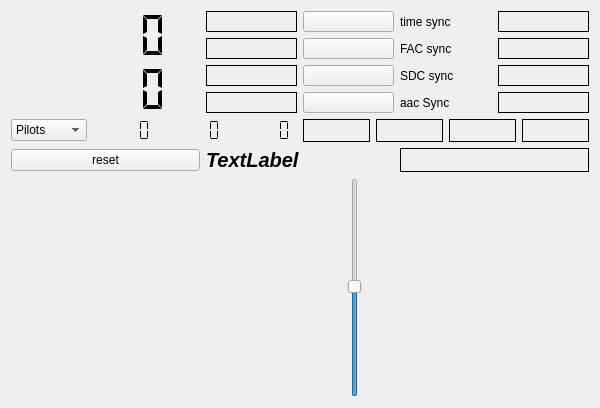
<?xml version="1.0" encoding="UTF-8"?>
<ui version="4.0">
 <class>drmdecoder</class>
 <widget class="QWidget" name="drmdecoder">
  <property name="geometry">
   <rect>
    <x>0</x>
    <y>0</y>
    <width>600</width>
    <height>408</height>
   </rect>
  </property>
  <property name="windowTitle">
   <string>drm decoder</string>
  </property>
  <layout class="QVBoxLayout" name="verticalLayout">
   <item>
    <layout class="QHBoxLayout" name="horizontalLayout">
     <item>
      <layout class="QVBoxLayout" name="verticalLayout_3">
       <item>
        <widget class="QLCDNumber" name="show_int_offset">
         <property name="toolTip">
          <string>&lt;html&gt;&lt;head/&gt;&lt;body&gt;&lt;p&gt;&amp;quot;Coarse frequency offset as measured by the software&amp;quot;&lt;/p&gt;&lt;p&gt;&lt;br/&gt;&lt;/p&gt;&lt;/body&gt;&lt;/html&gt;</string>
         </property>
         <property name="frameShape">
          <enum>QFrame::Shape::NoFrame</enum>
         </property>
         <property name="segmentStyle">
          <enum>QLCDNumber::SegmentStyle::Flat</enum>
         </property>
        </widget>
       </item>
       <item>
        <widget class="QLCDNumber" name="show_small_offset">
         <property name="toolTip">
          <string>&lt;html&gt;&lt;head/&gt;&lt;body&gt;&lt;p&gt;Fine frequency offset as measured by the software (i.e. the offset to the nearest carrier).&lt;/p&gt;&lt;/body&gt;&lt;/html&gt;</string>
         </property>
         <property name="frameShape">
          <enum>QFrame::Shape::NoFrame</enum>
         </property>
         <property name="segmentStyle">
          <enum>QLCDNumber::SegmentStyle::Flat</enum>
         </property>
        </widget>
       </item>
      </layout>
     </item>
     <item>
      <layout class="QGridLayout" name="gridLayout">
       <item row="0" column="0">
        <widget class="QLabel" name="countryLabel">
         <property name="frameShape">
          <enum>QFrame::Shape::Box</enum>
         </property>
         <property name="text">
          <string/>
         </property>
        </widget>
       </item>
       <item row="0" column="1">
        <widget class="QPushButton" name="channel_1">
         <property name="maximumSize">
          <size>
           <width>16777215</width>
           <height>21</height>
          </size>
         </property>
         <property name="toolTip">
          <string>&lt;html&gt;&lt;head/&gt;&lt;body&gt;&lt;p&gt;Visibility of the button suggests the availability of a DRM channel.&lt;/p&gt;&lt;/body&gt;&lt;/html&gt;</string>
         </property>
         <property name="text">
          <string/>
         </property>
        </widget>
       </item>
       <item row="1" column="0">
        <widget class="QLabel" name="timeLabel">
         <property name="frameShape">
          <enum>QFrame::Shape::Box</enum>
         </property>
         <property name="text">
          <string/>
         </property>
        </widget>
       </item>
       <item row="1" column="1">
        <widget class="QPushButton" name="channel_2">
         <property name="maximumSize">
          <size>
           <width>16777215</width>
           <height>21</height>
          </size>
         </property>
         <property name="text">
          <string/>
         </property>
        </widget>
       </item>
       <item row="2" column="0">
        <widget class="QLabel" name="programTypeLabel">
         <property name="frameShape">
          <enum>QFrame::Shape::Box</enum>
         </property>
         <property name="text">
          <string/>
         </property>
        </widget>
       </item>
       <item row="2" column="1">
        <widget class="QPushButton" name="channel_3">
         <property name="maximumSize">
          <size>
           <width>16777215</width>
           <height>21</height>
          </size>
         </property>
         <property name="text">
          <string/>
         </property>
        </widget>
       </item>
       <item row="3" column="0">
        <widget class="QLabel" name="aacDataLabel">
         <property name="frameShape">
          <enum>QFrame::Shape::Box</enum>
         </property>
         <property name="text">
          <string/>
         </property>
        </widget>
       </item>
       <item row="3" column="1">
        <widget class="QPushButton" name="channel_4">
         <property name="maximumSize">
          <size>
           <width>16777215</width>
           <height>21</height>
          </size>
         </property>
         <property name="text">
          <string/>
         </property>
        </widget>
       </item>
      </layout>
     </item>
     <item>
      <layout class="QGridLayout" name="gridLayout_2">
       <item row="0" column="0">
        <widget class="QLabel" name="label_2">
         <property name="text">
          <string>time sync</string>
         </property>
        </widget>
       </item>
       <item row="0" column="1">
        <widget class="QLabel" name="timeSyncLabel">
         <property name="toolTip">
          <string>&lt;html&gt;&lt;head/&gt;&lt;body&gt;&lt;p&gt;Time sync label, green means time synchronization is OK.&lt;/p&gt;&lt;/body&gt;&lt;/html&gt;</string>
         </property>
         <property name="frameShape">
          <enum>QFrame::Shape::Box</enum>
         </property>
         <property name="text">
          <string/>
         </property>
        </widget>
       </item>
       <item row="1" column="0">
        <widget class="QLabel" name="label_3">
         <property name="text">
          <string>FAC sync</string>
         </property>
        </widget>
       </item>
       <item row="1" column="1">
        <widget class="QLabel" name="facSyncLabel">
         <property name="toolTip">
          <string>&lt;html&gt;&lt;head/&gt;&lt;body&gt;&lt;p&gt;FAC sync label, Green means that FAC's could be decoded (easy, often 4QAM).&lt;/p&gt;&lt;/body&gt;&lt;/html&gt;</string>
         </property>
         <property name="frameShape">
          <enum>QFrame::Shape::Box</enum>
         </property>
         <property name="text">
          <string/>
         </property>
        </widget>
       </item>
       <item row="2" column="0">
        <widget class="QLabel" name="label_4">
         <property name="text">
          <string>SDC sync</string>
         </property>
        </widget>
       </item>
       <item row="2" column="1">
        <widget class="QLabel" name="sdcSyncLabel">
         <property name="toolTip">
          <string>&lt;html&gt;&lt;head/&gt;&lt;body&gt;&lt;p&gt;SDC sync label, green means SDC's could be decoded (usually 16 QAM).&lt;/p&gt;&lt;/body&gt;&lt;/html&gt;</string>
         </property>
         <property name="frameShape">
          <enum>QFrame::Shape::Box</enum>
         </property>
         <property name="text">
          <string/>
         </property>
        </widget>
       </item>
       <item row="3" column="0">
        <widget class="QLabel" name="label">
         <property name="text">
          <string>aac Sync</string>
         </property>
        </widget>
       </item>
       <item row="3" column="1">
        <widget class="QLabel" name="faadSyncLabel">
         <property name="toolTip">
          <string>&lt;html&gt;&lt;head/&gt;&lt;body&gt;&lt;p&gt;Faad sync label. Green means that the AAC decoder could decode audio.&lt;/p&gt;&lt;/body&gt;&lt;/html&gt;</string>
         </property>
         <property name="frameShape">
          <enum>QFrame::Shape::Box</enum>
         </property>
         <property name="text">
          <string/>
         </property>
        </widget>
       </item>
      </layout>
     </item>
    </layout>
   </item>
   <item>
    <layout class="QHBoxLayout" name="horizontalLayout_3"/>
   </item>
   <item>
    <layout class="QHBoxLayout" name="horizontalLayout_6">
     <item>
      <layout class="QHBoxLayout" name="horizontalLayout_4">
       <item>
        <widget class="QComboBox" name="modeSelector">
         <item>
          <property name="text">
           <string>Pilots</string>
          </property>
         </item>
         <item>
          <property name="text">
           <string>Channel</string>
          </property>
         </item>
         <item>
          <property name="text">
           <string>Errors</string>
          </property>
         </item>
        </widget>
       </item>
       <item>
        <widget class="QLCDNumber" name="fac_mer">
         <property name="toolTip">
          <string>&lt;html&gt;&lt;head/&gt;&lt;body&gt;&lt;p&gt;Estimate of the SNR of the DRM signal.&lt;/p&gt;&lt;/body&gt;&lt;/html&gt;</string>
         </property>
         <property name="frameShape">
          <enum>QFrame::Shape::NoFrame</enum>
         </property>
         <property name="frameShadow">
          <enum>QFrame::Shadow::Plain</enum>
         </property>
         <property name="lineWidth">
          <number>0</number>
         </property>
         <property name="segmentStyle">
          <enum>QLCDNumber::SegmentStyle::Flat</enum>
         </property>
        </widget>
       </item>
       <item>
        <widget class="QLCDNumber" name="sdc_mer">
         <property name="frameShape">
          <enum>QFrame::Shape::NoFrame</enum>
         </property>
         <property name="segmentStyle">
          <enum>QLCDNumber::SegmentStyle::Flat</enum>
         </property>
        </widget>
       </item>
       <item>
        <widget class="QLCDNumber" name="msc_mer">
         <property name="frameShape">
          <enum>QFrame::Shape::NoFrame</enum>
         </property>
         <property name="segmentStyle">
          <enum>QLCDNumber::SegmentStyle::Flat</enum>
         </property>
        </widget>
       </item>
      </layout>
     </item>
     <item>
      <layout class="QHBoxLayout" name="horizontalLayout_5">
       <item>
        <widget class="QLabel" name="spectrumIndicator">
         <property name="frameShape">
          <enum>QFrame::Shape::Box</enum>
         </property>
         <property name="text">
          <string/>
         </property>
        </widget>
       </item>
       <item>
        <widget class="QLabel" name="modeIndicator">
         <property name="frameShape">
          <enum>QFrame::Shape::Box</enum>
         </property>
         <property name="text">
          <string/>
         </property>
        </widget>
       </item>
       <item>
        <widget class="QLabel" name="datacoding">
         <property name="frameShape">
          <enum>QFrame::Shape::Box</enum>
         </property>
         <property name="text">
          <string/>
         </property>
        </widget>
       </item>
       <item>
        <widget class="QLabel" name="audioModelabel">
         <property name="frameShape">
          <enum>QFrame::Shape::Box</enum>
         </property>
         <property name="text">
          <string/>
         </property>
        </widget>
       </item>
      </layout>
     </item>
    </layout>
   </item>
   <item>
    <layout class="QHBoxLayout" name="horizontalLayout_2">
     <item>
      <widget class="QPushButton" name="resetButton">
       <property name="text">
        <string>reset</string>
       </property>
      </widget>
     </item>
     <item>
      <widget class="QLabel" name="selectedService">
       <property name="font">
        <font>
         <pointsize>15</pointsize>
         <italic>true</italic>
         <bold>true</bold>
        </font>
       </property>
       <property name="text">
        <string>TextLabel</string>
       </property>
      </widget>
     </item>
     <item>
      <widget class="QLabel" name="messageLabel">
       <property name="frameShape">
        <enum>QFrame::Shape::Box</enum>
       </property>
       <property name="text">
        <string/>
       </property>
      </widget>
     </item>
    </layout>
   </item>
   <item>
    <layout class="QHBoxLayout" name="horizontalLayout_7">
     <item>
      <widget class="QwtPlot" name="equalizerDisplay">
       <property name="maximumSize">
        <size>
         <width>16777215</width>
         <height>131</height>
        </size>
       </property>
      </widget>
     </item>
     <item>
      <widget class="QSlider" name="scopeSlider">
       <property name="value">
        <number>50</number>
       </property>
       <property name="orientation">
        <enum>Qt::Orientation::Vertical</enum>
       </property>
      </widget>
     </item>
     <item>
      <widget class="QwtPlot" name="iqPlotter">
       <property name="maximumSize">
        <size>
         <width>221</width>
         <height>141</height>
        </size>
       </property>
      </widget>
     </item>
    </layout>
   </item>
  </layout>
 </widget>
 <customwidgets>
  <customwidget>
   <class>QwtPlot</class>
   <extends>QFrame</extends>
   <header>qwt_plot.h</header>
  </customwidget>
 </customwidgets>
 <resources/>
 <connections/>
</ui>
